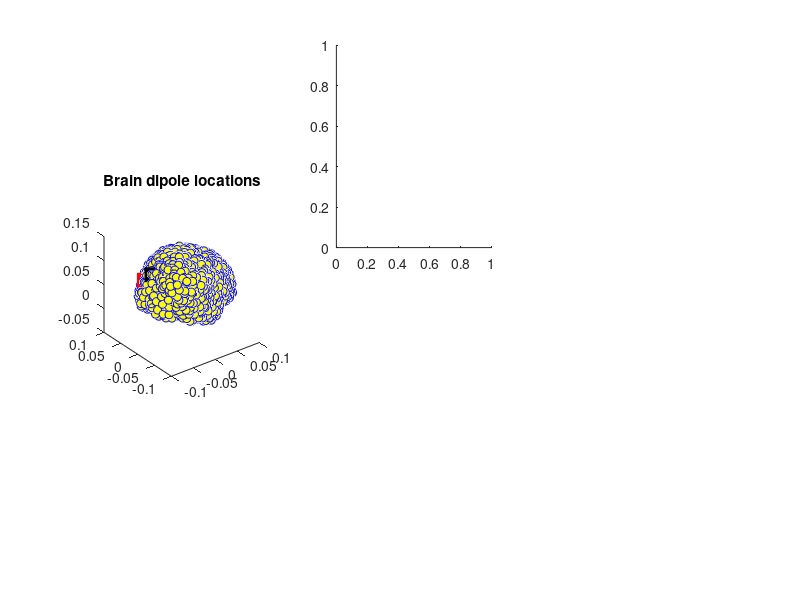

Write the MATLAB code that produced this figure. (Note: this script raises an error after producing the figure.)
%%
%     COURSE: Solved challenges in neural time series analysis
%    SECTION: Connectivity
%      VIDEO: Scalp Laplacian for electrode-level connectivity
% Instructor: sincxpress.com
%
%%

%% simulate data in two dipoles

% mat file containing EEG, leadfield and channel locations
load emptyEEG


% select dipole location
diploc1 = 109;
diploc2 = 118;

% plot brain dipoles
figure(1), clf, subplot(131)
plot3(lf.GridLoc(:,1), lf.GridLoc(:,2), lf.GridLoc(:,3), 'bo','markerfacecolor','y')
hold on
plot3(lf.GridLoc(diploc1,1), lf.GridLoc(diploc1,2), lf.GridLoc(diploc1,3), 'ks','markerfacecolor','k','markersize',10)
plot3(lf.GridLoc(diploc2,1), lf.GridLoc(diploc2,2), lf.GridLoc(diploc2,3), 'rs','markerfacecolor','r','markersize',10)
rotate3d on, axis square
title('Brain dipole locations')


%% show topomaps before and after Laplacian


% original projections
subplot(232)
topoplotIndie(-lf.Gain(:,1,diploc1), EEG.chanlocs,'numcontour',0,'electrodes','numbers','shading','interp');
set(gca,'clim',[-1 1]*40)
title('Dipole 1 projection')

subplot(233)
topoplotIndie(-lf.Gain(:,1,diploc2), EEG.chanlocs,'numcontour',0,'electrodes','numbers','shading','interp');
set(gca,'clim',[-1 1]*40)
title('Dipole 2 projection')


% compute laplacians
lapmap1 = laplacian_perrinX(-lf.Gain(:,1,diploc1),[EEG.chanlocs.X],[EEG.chanlocs.Y],[EEG.chanlocs.Z]);
lapmap2 = laplacian_perrinX(-lf.Gain(:,1,diploc2),[EEG.chanlocs.X],[EEG.chanlocs.Y],[EEG.chanlocs.Z]);


% laplacian of projections
subplot(235)
topoplotIndie(lapmap1, EEG.chanlocs,'numcontour',0,'electrodes','numbers','shading','interp');
set(gca,'clim',[-1 1]*400)
title('Laplacian of dipole 1')

subplot(236)
topoplotIndie(lapmap2, EEG.chanlocs,'numcontour',0,'electrodes','numbers','shading','interp');
set(gca,'clim',[-1 1]*400)
title('Laplacian of dipole 2')


%% compare voltage vs. Laplacian electrode time courses

% don't need so much time...
EEG.times = EEG.times(1:dsearchn(EEG.times',1));
EEG.pnts  = numel(EEG.times);


% generate time series in two dipoles
dipdat = zeros(size(lf.Gain,3),EEG.pnts);
dipdat(diploc1,:) = sin(2*pi*10*EEG.times);
dipdat(diploc2,:) = sin(2*pi*15*EEG.times);
EEG.data = squeeze(lf.Gain(:,1,:))*dipdat;


% also compute laplacian
LAP = EEG;
LAP.data = laplacian_perrinX(EEG.data,[EEG.chanlocs.X],[EEG.chanlocs.Y],[EEG.chanlocs.Z]);



% Laplacian allows good spatial separation!
plot_simEEG(EEG,27,2);
plot_simEEG(LAP,27,3);

% but not everywhere...
plot_simEEG(EEG,31,4);
plot_simEEG(LAP,31,5);

%% done.
